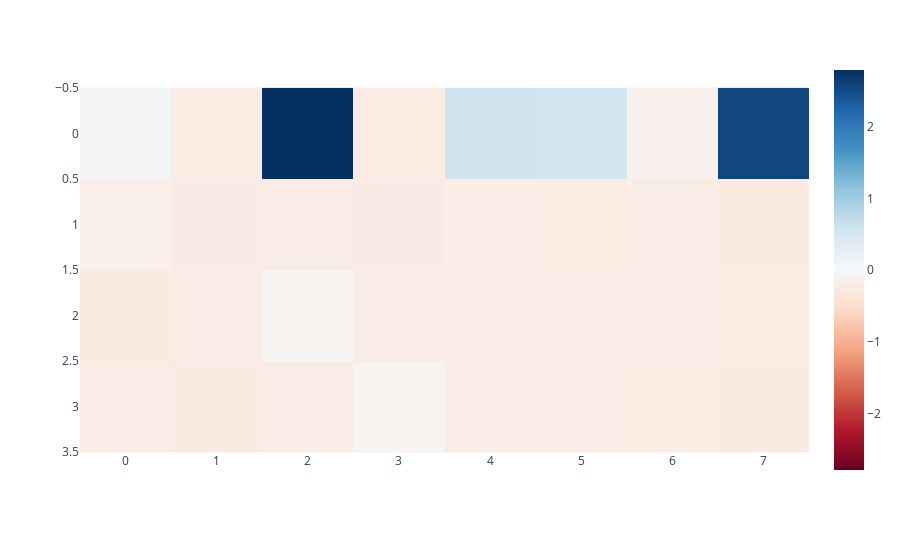

Here is the notebook cell this chart was saved with:
### Code cell
px.imshow(ablated_loss_diff_matrix, color_continuous_midpoint=0, color_continuous_scale='RdBu')

### Figure 1 — Plotly figure (JSON) as saved in the notebook; plotly's stock layout.template omitted (floating-point values rounded to 4 significant figures)
{"data": [{"coloraxis": "coloraxis", "hovertemplate": "x: %{x}<br>y: %{y}<br>color: %{z}<extra></extra>", "name": "0", "type": "heatmap", "xaxis": "x", "yaxis": "y", "z": [[0.07824, -0.2371, 2.79, -0.233, 0.5667, 0.5121, -0.1296, 2.552], [-0.1773, -0.2316, -0.2226, -0.2299, -0.1935, -0.2325, -0.2155, -0.2512], [-0.2527, -0.2241, -0.0609, -0.2113, -0.1941, -0.1976, -0.1949, -0.2331], [-0.2139, -0.2477, -0.2247, -0.08867, -0.2191, -0.2248, -0.2283, -0.2436]]}], "layout": {"coloraxis": {"cmid": 0, "colorscale": [[0, "rgb(103,0,31)"], [0.1, "rgb(178,24,43)"], [0.2, "rgb(214,96,77)"], [0.3, "rgb(244,165,130)"], [0.4, "rgb(253,219,199)"], [0.5, "rgb(247,247,247)"], [0.6, "rgb(209,229,240)"], [0.7, "rgb(146,197,222)"], [0.8, "rgb(67,147,195)"], [0.9, "rgb(33,102,172)"], [1, "rgb(5,48,97)"]]}, "margin": {"t": 60}, "xaxis": {"anchor": "y", "constrain": "domain", "domain": [0, 1], "scaleanchor": "y"}, "yaxis": {"anchor": "x", "autorange": "reversed", "constrain": "domain", "domain": [0, 1]}}}
